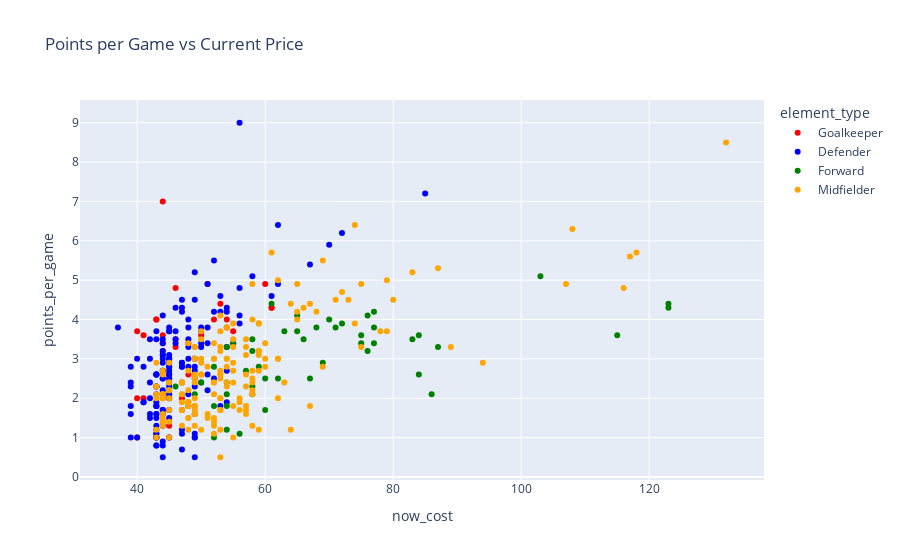

Here is the notebook cell this chart was saved with:
### Code cell
df['points_per_game'] = pd.to_numeric(df['points_per_game'])
df['xA'] = pd.to_numeric(df['xA'])
df['xG'] = pd.to_numeric(df['xG'])
df['shots'] = pd.to_numeric(df['shots'])
df['key_passes'] = pd.to_numeric(df['key_passes'])
df['selected_by_percent'] = pd.to_numeric(df['selected_by_percent'])
df['form'] = pd.to_numeric(df['form'])

px.scatter(df, 
           x='now_cost', y='points_per_game',
           color='element_type',
           color_discrete_map=position_colors,
           hover_data= ['player_name', 'games'],
           title='Points per Game vs Current Price'
              )


#sns.scatterplot(x = df['now_cost'], y = df['points_per_game'], hue=df['element_type'], palette=position_colors)

### Figure 1 — Plotly figure (JSON) as saved in the notebook; plotly's stock layout.template omitted (floating-point values rounded to 4 significant figures; data arrays with more than 128 entries replaced by an {"elided": "..."} marker saying what was removed)
{"data": [{"customdata": [["Bernd Leno", "3"], ["Aaron Ramsdale", "22"], ["Emiliano Martínez", "25"], ["David Raya Martin", "14"], ["Álvaro Fernández", "12"], ["Jonas Lössl", "2"], ["Jason Steele", "1"], ["Robert Sánchez", "26"], ["Nick Pope", "24"], ["Wayne Hennessey", "2"], ["Kepa Arrizabalaga", "4"], ["Edouard Mendy", "22"], ["Vicente Guaita", "23"], ["Jack Butland", "6"], ["Jordan Pickford", "24"], ["Asmir Begović", "1"], ["Kasper Schmeichel", "25"], ["Illan Meslier", "27"], ["Alisson Ramses Becker", "25"], ["Caoimhin Kelleher", "2"], ["Ederson Santana de Moraes", "27"], ["Zack Steffen", "1"], ["David de Gea", "28"], ["Karl Darlow", "8"], ["Martin Dubravka", "14"], ["Tim Krul", "20"], ["Angus Gunn", "7"], ["Fraser Forster", "10"], ["Willy Caballero", "2"], ["Hugo Lloris", "26"], ["Ben Foster", "16"], ["Daniel Bachmann", "11"], ["Lukasz Fabianski", "27"], ["Alphonse Areola", "1"], ["José Malheiro de Sá", "27"]], "hovertemplate": "element_type=Goalkeeper<br>now_cost=%{x}<br>points_per_game=%{y}<br>player_name=%{customdata[0]}<br>games=%{customdata[1]}<extra></extra>", "legendgroup": "Goalkeeper", "marker": {"color": "red", "symbol": "circle"}, "mode": "markers", "name": "Goalkeeper", "orientation": "v", "showlegend": true, "type": "scatter", "x": [45, 51, 55, 43, 45, 45, 40, 46, 54, 45, 46, 61, 46, 44, 49, 40, 48, 48, 60, 43, 61, 44, 52, 45, 44, 45, 40, 44, 43, 54, 41, 41, 50, 47, 53], "xaxis": "x", "y": [1.3, 4.9, 3.7, 4, 2.6, 1, 2, 3.3, 3.8, 2, 4.8, 4.3, 3.5, 3.2, 3, 1, 3.4, 2.6, 4.9, 4, 4.3, 7, 4, 2.5, 3.6, 2.8, 3.7, 3.4, 1, 4, 3.6, 2, 3.6, 2, 4.4], "yaxis": "y"}, {"customdata": {"elided": "156x2 str values"}, "hovertemplate": "element_type=Defender<br>now_cost=%{x}<br>points_per_game=%{y}<br>player_name=%{customdata[0]}<br>games=%{customdata[1]}<extra></extra>", "legendgroup": "Defender", "marker": {"color": "blue", "symbol": "circle"}, "mode": "markers", "name": "Defender", "orientation": "v", "showlegend": true, "type": "scatter", "x": {"elided": "156 int values"}, "xaxis": "x", "y": {"elided": "156 float values"}, "yaxis": "y"}, {"customdata": [["Alexandre Lacazette", "20"], ["Edward Nketiah", "8"], ["Ollie Watkins", "23"], ["Danny Ings", "20"], ["Ivan Toney", "23"], ["Neal Maupay", "25"], ["Danny Welbeck", "14"], ["Jay Rodriguez", "22"], ["Ashley Barnes", "15"], ["Wout Weghorst", "8"], ["Timo Werner", "12"], ["Romelu Lukaku", "17"], ["Christian Benteke", "22"], ["Jordan Ayew", "24"], ["Jean-Philippe Mateta", "13"], ["Odsonne Edouard", "22"], ["Dominic Calvert-Lewin", "9"], ["Richarlison de Andrade", "18"], ["Salomón Rondón", "14"], ["Jamie Vardy", "18"], ["Kelechi Iheanacho", "17"], ["Patson Daka", "13"], ["Rodrigo Moreno", "23"], ["Patrick Bamford", "6"], ["Joe Gelhardt", "11"], ["Roberto Firmino", "15"], ["Gabriel Fernando de Jesus", "20"], ["Edinson Cavani", "11"], ["Cristiano Ronaldo dos Santos Aveiro", "23"], ["Chris Wood", "24"], ["Callum Wilson", "15"], ["Allan Saint-Maximin", "24"], ["Joelinton Cássio Apolinário de Lira", "25"], ["Teemu Pukki", "26"], ["Adam Idah", "17"], ["Joshua Sargent", "23"], ["Che Adams", "21"], ["Armando Broja", "23"], ["Shane Long", "6"], ["Adam Armstrong", "19"], ["Harry Kane", "25"], ["João Pedro Junqueira de Jesus", "19"], ["Emmanuel Dennis", "25"], ["Joshua King", "24"], ["Juan Camilo Hernández Suárez", "20"], ["Michail Antonio", "27"], ["Raúl Jiménez", "25"], ["Fabio Silva", "14"], ["Hee-Chan Hwang", "19"]], "hovertemplate": "element_type=Forward<br>now_cost=%{x}<br>points_per_game=%{y}<br>player_name=%{customdata[0]}<br>games=%{customdata[1]}<extra></extra>", "legendgroup": "Forward", "marker": {"color": "Green", "symbol": "circle"}, "mode": "markers", "name": "Forward", "orientation": "v", "showlegend": true, "type": "scatter", "x": [83, 54, 75, 77, 65, 65, 59, 52, 52, 66, 86, 115, 60, 58, 52, 63, 77, 75, 60, 103, 69, 71, 62, 77, 46, 87, 84, 84, 123, 67, 72, 68, 58, 58, 49, 54, 70, 55, 54, 57, 123, 54, 61, 58, 50, 76, 76, 56, 54], "xaxis": "x", "y": [3.5, 1.2, 3.6, 3.8, 4.1, 3.7, 2.8, 1.8, 1, 3.5, 2.1, 3.6, 2.5, 2.3, 2.8, 3.7, 3.4, 3.4, 1.7, 5.1, 2.9, 3.8, 2.5, 4.2, 2.3, 3.3, 3.6, 2.6, 4.3, 2.5, 3.9, 3.8, 2.1, 3.5, 2.1, 2.4, 4, 3.4, 1.8, 2.7, 4.4, 2.1, 4.4, 3.2, 2.4, 4.1, 3.2, 1.1, 3.3], "yaxis": "y"}, {"customdata": {"elided": "180x2 str values"}, "hovertemplate": "element_type=Midfielder<br>now_cost=%{x}<br>points_per_game=%{y}<br>player_name=%{customdata[0]}<br>games=%{customdata[1]}<extra></extra>", "legendgroup": "Midfielder", "marker": {"color": "Orange", "symbol": "circle"}, "mode": "markers", "name": "Midfielder", "orientation": "v", "showlegend": true, "type": "scatter", "x": {"elided": "180 int values"}, "xaxis": "x", "y": {"elided": "180 float values"}, "yaxis": "y"}], "layout": {"legend": {"title": {"text": "element_type"}, "tracegroupgap": 0}, "title": {"text": "Points per Game vs Current Price"}, "xaxis": {"anchor": "y", "domain": [0, 1], "title": {"text": "now_cost"}}, "yaxis": {"anchor": "x", "domain": [0, 1], "title": {"text": "points_per_game"}}}}
